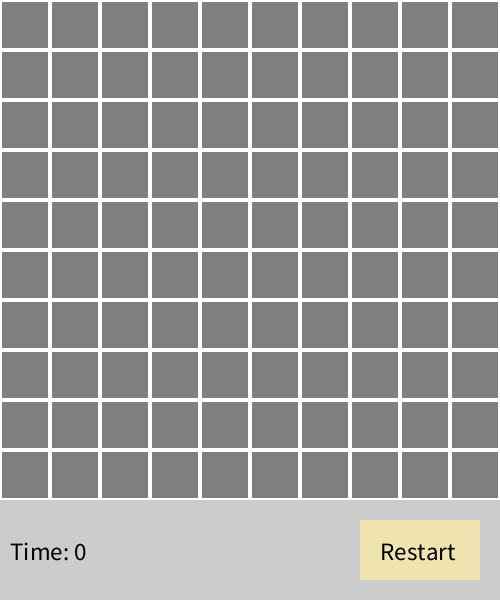
Frame 1 (no input)
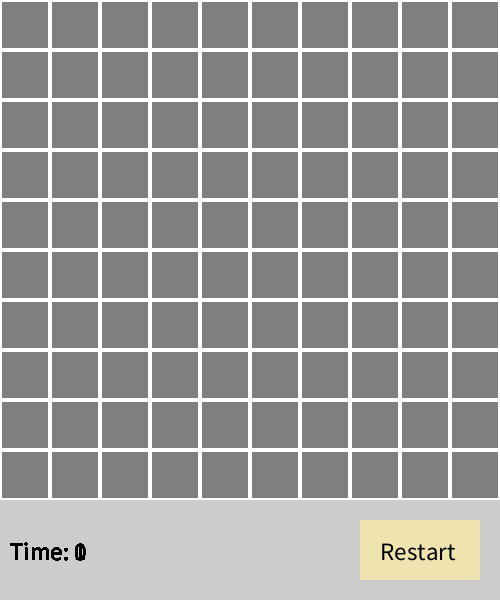
Frame 60 (the mouse pressed at the canvas centre just before this capture)
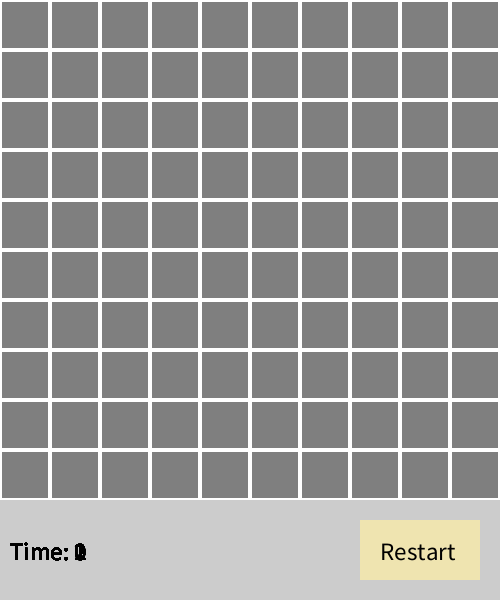
Frame 120 (the mouse held since frame 60 and released just before this capture)

The Processing sketch that drew these frames (run headless with seeded random() and noise(); from frame 60 on, the mouse is pressed at the canvas centre):

// Processing sketch: processing_126379
// ── processing_126379.pde

/**
 * Author: Zhu Yuhua
 * MineSweeper_v1.2
 * Clone the Mine Sweeper running in(?) Windows
 * Left Click chooses
 * Right Click marks a mine
 * Double Right Click marks a confusion
 */

int[][] MineValue=new int[12][12];
boolean[][] isShow=new boolean[12][12];
int[][] isLock=new int[12][12];
int lock=0;
boolean isOk;
float gameTimer = 0;
int clockMax = 999;

//size & background color
void setup(){
  size(500,600);
  fill(255);
  noStroke();
  rect(0,0,500,500);
  while(checkMine()!=true){
    setMine();
  }
   gameTimer = 0;

}

//Check Mine number
boolean checkMine(){
  int mineCount=0;
  for(int i=1;i<11;i++){
    for(int j=1;j<11;j++){
      if(MineValue[i][j]>99){mineCount+=1;}
    }
  }
  if(mineCount==10){
    return true;
  }
  else
  {
    return false;
  }
}

//set mine
void setMine(){
  for(int x=0;x<=11;x++){
    for(int y=0;y<=11;y++){
      MineValue[x][y]=0;
      isShow[x][y]=false;
      isLock[x][y]=0;
    }
  }
  for(int i=1;i<11;i++){
    int ranX=int(random(1,10));
    int ranY=int(random(1,10));
    if(MineValue[ranX][ranY]==100){
      i-=1;
    }
    else{
      MineValue[ranX][ranY]=100;
      MineValue[ranX-1][ranY-1]+=1;
      MineValue[ranX-1][ranY]+=1;
      MineValue[ranX-1][ranY+1]+=1;
      MineValue[ranX][ranY-1]+=1;
      MineValue[ranX][ranY+1]+=1;
      MineValue[ranX+1][ranY-1]+=1;
      MineValue[ranX+1][ranY]+=1;
      MineValue[ranX+1][ranY+1]+=1;
    }
  }
}

void draw(){
  for(int x=1;x<11;x++){
    for(int y=1;y<11;y++){
      if(isShow[x][y]==false){
        fill(127);
        noStroke();
        rect((x-1)*50+2,(y-1)*50+2,46,46);
        if(isLock[x][y]==1){
          fill(0);
          textSize(40);
          text("L",(x-1)*50+10,(y-1)*50+40);
        }
        if(isLock[x][y]==2){
          fill(230);
          textSize(40);
          text("?",(x-1)*50+10,(y-1)*50+40);
        }
      }
      else{
        fill(240);
        noStroke();
        rect((x-1)*50+2,(y-1)*50+2,46,46);
        if(MineValue[x][y]!=0&&MineValue[x][y]<9)
        {
          textSize(40);
          fill(0);
          text(MineValue[x][y],(x-1)*50+10,(y-1)*50+40);

        }
        else if(MineValue[x][y]>99)
        {
          textSize(40);
          fill(255,0,0);
          text("*",(x-1)*50+10,(y-1)*50+40);
        }
      }
      if(isOk==true){
        lock=5;
        if(MineValue[x][y]>99){
          fill(240);
          strokeWeight(2); 
          stroke(26,134,58);
          rect((x-1)*50+4,(y-1)*50+4,42,42);
          textSize(40);
          fill(26,134,58);
          text("*",(x-1)*50+10,(y-1)*50+40);
        }
      }
    }
  } 
  
  button();
  if(gameTimer < clockMax) gameTimer++;
  text("Time: " + (int)gameTimer/50, 10, 560);
}

void button(){
  fill(239,228,176);
  noStroke();
  rect(360,520,120,60);
  fill(0);
  textSize(25);
  text("Restart",380,560);
}


void show(int x,int y){
  if(isShow[x][y]==false){
    isShow[x][y]=true;
    if(MineValue[x][y]==0&&x!=0&&y!=0&&x!=11&&y!=11){
      show(x-1,y-1);
      show(x-1,y);
      show(x-1,y+1);
      show(x,y-1);
      show(x,y+1);
      show(x+1,y-1);
      show(x+1,y);
      show(x+1,y+1);
    }
    if(MineValue[x][y]>99){
      lock=4;//fail
      for(int i=1;i<11;i++){
        for(int j=1;j<11;j++){
          if(MineValue[i][j]>99){isShow[i][j]=true;}
        }
      }
    }
    if(lock!=4){
      isOk=true;
      for(int i=1;i<11;i++){
        for(int j=1;j<11;j++){
          if(isShow[i][j]==false&&MineValue[i][j]<100){isOk=false;}
        }
      }
    }
  }
}

void restart(){
  setMine();
  lock=0;
  isOk=false;
}




void mousePressed(){
  int x=0;
  int y=0;
  for(int i=0;i<11;i++){
    for(int j=0;j<11;j++){
      if(i*50<mouseX){
        x=i+1;
      }
      if(j*50<mouseY){
        y=j+1;
      }
    }
  }
  if(mouseButton==LEFT){
    if(isLock[x][y]==0&&lock==0){show(x,y);}
  }/*
  if(isShow[x][y]==false){
    if(lock==1){
      isLock[x][y]=1;
      lock=0;}
    if(lock==2){
      isLock[x][y]=2;
      lock=0;
    }
    if(lock==3){
      isLock[x][y]=0;
      lock=0;
    }
  }*/
  if(mouseButton==RIGHT){
    if(isLock[x][y]==0){isLock[x][y]=1;}
    else if(isLock[x][y]==1){isLock[x][y]=2;}
    else if(isLock[x][y]==2){isLock[x][y]=0;}
  }
  if(mouseX>360&&mouseX<480&&mouseY>520&&mouseY<580){
    restart();
  }
}
void keyPressed(){
  if(key == 'R' || key=='r' ){
    restart();
  }
  if(key == 'N' || key=='n' ){
    setup();
  }
}
